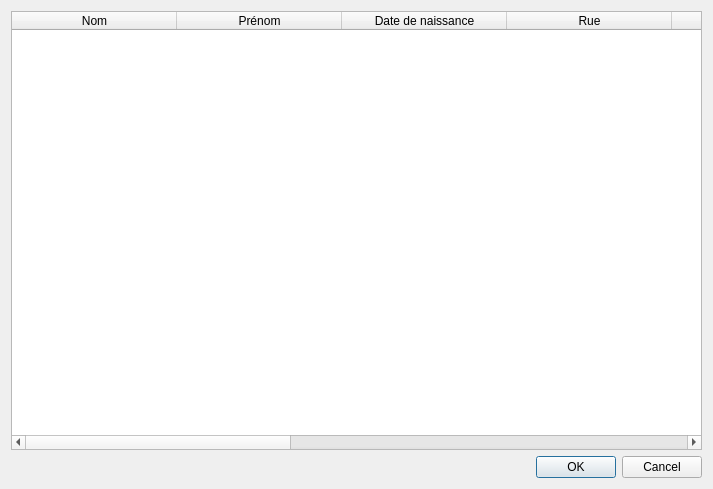
<?xml version="1.0" encoding="UTF-8"?>
<ui version="4.0">
 <class>DialogVuePersonnel</class>
 <widget class="QDialog" name="DialogVuePersonnel">
  <property name="geometry">
   <rect>
    <x>0</x>
    <y>0</y>
    <width>713</width>
    <height>489</height>
   </rect>
  </property>
  <property name="windowTitle">
   <string>Vue Personnel</string>
  </property>
  <layout class="QGridLayout" name="gridLayout">
   <item row="0" column="0">
    <widget class="QTableWidget" name="tableWidgetPersonnel">
     <attribute name="horizontalHeaderDefaultSectionSize">
      <number>165</number>
     </attribute>
     <column>
      <property name="text">
       <string>Nom</string>
      </property>
     </column>
     <column>
      <property name="text">
       <string>Prénom</string>
      </property>
     </column>
     <column>
      <property name="text">
       <string>Date de naissance</string>
      </property>
     </column>
     <column>
      <property name="text">
       <string>Rue</string>
      </property>
     </column>
     <column>
      <property name="text">
       <string>Code Postal</string>
      </property>
     </column>
     <column>
      <property name="text">
       <string>Ville</string>
      </property>
     </column>
     <column>
      <property name="text">
       <string>Téléphone fixe</string>
      </property>
     </column>
     <column>
      <property name="text">
       <string>Téléphone portable</string>
      </property>
     </column>
     <column>
      <property name="text">
       <string>Adresse email</string>
      </property>
     </column>
     <column>
      <property name="text">
       <string>Postes</string>
      </property>
     </column>
    </widget>
   </item>
   <item row="1" column="0">
    <widget class="QDialogButtonBox" name="buttonBox">
     <property name="orientation">
      <enum>Qt::Horizontal</enum>
     </property>
     <property name="standardButtons">
      <set>QDialogButtonBox::Cancel|QDialogButtonBox::Ok</set>
     </property>
    </widget>
   </item>
  </layout>
 </widget>
 <resources/>
 <connections>
  <connection>
   <sender>buttonBox</sender>
   <signal>accepted()</signal>
   <receiver>DialogVuePersonnel</receiver>
   <slot>accept()</slot>
   <hints>
    <hint type="sourcelabel">
     <x>248</x>
     <y>254</y>
    </hint>
    <hint type="destinationlabel">
     <x>157</x>
     <y>274</y>
    </hint>
   </hints>
  </connection>
  <connection>
   <sender>buttonBox</sender>
   <signal>rejected()</signal>
   <receiver>DialogVuePersonnel</receiver>
   <slot>reject()</slot>
   <hints>
    <hint type="sourcelabel">
     <x>316</x>
     <y>260</y>
    </hint>
    <hint type="destinationlabel">
     <x>286</x>
     <y>274</y>
    </hint>
   </hints>
  </connection>
 </connections>
</ui>
